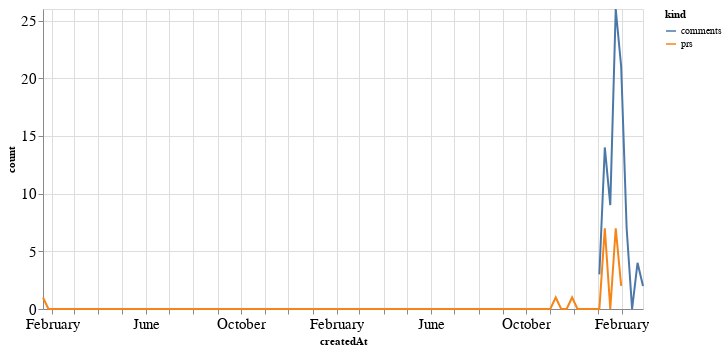

Notebook cell for this chart:
### Code cell
alt.Chart(total_time, width=600).mark_line().encode(
    x='createdAt',
    y='count',
    color='kind'
)

### Figure 1 — Vega-Lite specification as saved in the notebook (floating-point values rounded to 4 significant figures; data arrays with more than 128 entries replaced by an {"elided": "..."} marker saying what was removed)
{"config": {"axisLeft": {"labelFontSize": 15}, "axisBottom": {"labelFontSize": 15}}, "data": {"name": "data-949389cab486f5306e0961766251da2b"}, "mark": "line", "encoding": {"color": {"type": "nominal", "field": "kind"}, "x": {"type": "temporal", "field": "createdAt"}, "y": {"type": "quantitative", "field": "count"}}, "width": 600, "$schema": "https://vega.github.io/schema/vega-lite/v4.8.1.json", "datasets": {"data-949389cab486f5306e0961766251da2b": {"elided": "222 records"}}}
